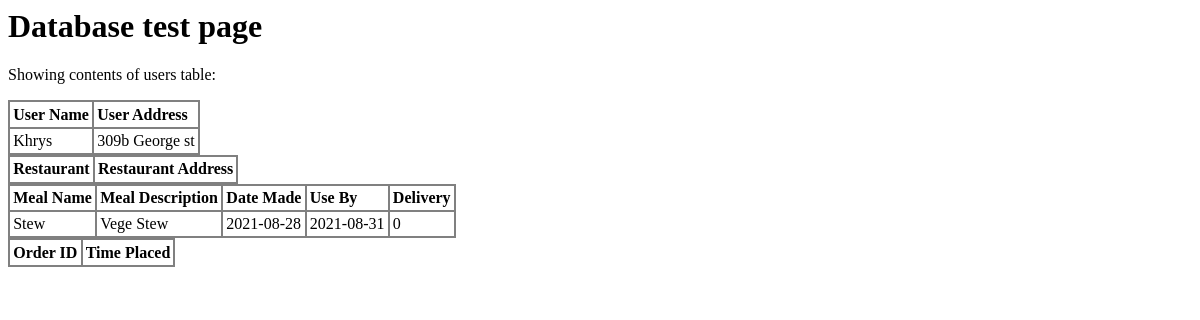
Before: / with the older database file.
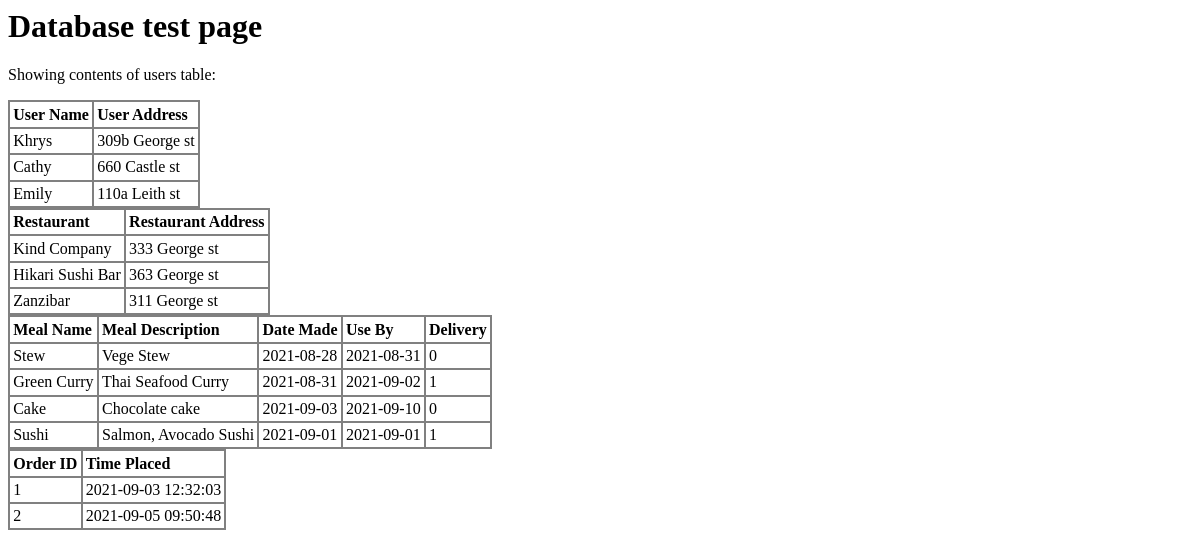
After: the same page with the newer database file.
### tables this page shows
create table users (
    user_ID varchar(10),
    user_name varchar(62),
    user_password varchar(64),
    user_address varchar(256),
    PRIMARY KEY (user_ID)
);

create table meals (
    meal_ID int auto_increment,
    meal_name varchar(64),
    meal_description varchar(256),
    meal_made_date DATE,
    meal_perishable boolean default 0,
    meal_perish_date DATE,
    delivery_options boolean default 0,
    restaurant_meal_ID varchar(10),
    PRIMARY KEY (meal_ID)
     
);

create table restaurants (
    restaurant_ID varchar(10),
    restaurant_name varchar(62),
    restaurant_address varchar(256),
    restaurant_password varchar(64),
    restaurant_rating tinyint(1)
);

create table orders (
    order_ID int auto_increment,
    order_date DATETIME,
    order_delivered boolean default 0,
    PRIMARY KEY (order_ID)
    
);

### www/index.php (the view, shortened to what this page needs)
<!DOCTYPE HTML PUBLIC "-//IETF//DTD HTML//EN">
<html>
<head><title>Database test page</title>
</head>
<body>
<h1>Database test page</h1>
<p>Showing contents of users table:</p>
<table border="1">
<tr><th>User Name</th><th>User Address</th></tr>
<?php
$db_host   = '192.168.2.12';
$db_name   = 'fvision';
$db_user   = 'webuser';
$db_passwd = 'insecure_db_pw';
$pdo_dsn = "mysql:host=$db_host;dbname=$db_name";
$pdo = new PDO($pdo_dsn, $db_user, $db_passwd);
$q = $pdo->query("SELECT * FROM users");
while($row = $q->fetch()){
  echo "<tr><td>".$row["user_name"]."</td><td>".$row["user_address"]."</td></tr>\n";
}
?>
</table>
<table border="1">
<tr><th>Restaurant</th><th>Restaurant Address</th></tr>
<?php
$db_host   = '192.168.2.12';
$db_name   = 'fvision';
$db_user   = 'webuser';
$db_passwd = 'insecure_db_pw';
$pdo_dsn = "mysql:host=$db_host;dbname=$db_name";
$pdo = new PDO($pdo_dsn, $db_user, $db_passwd);
$q_r = $pdo->query("SELECT * FROM restaurants");
while($row = $q_r->fetch()){
  echo "<tr><td>".$row["restaurant_name"]."</td><td>".$row["restaurant_address"]."</td></tr>\n";
}
?>
</table>
<table border="1">
<tr><th>Meal Name</th><th>Meal Description</th><th>Date Made</th><th>Use By</th><th>Delivery</th></tr>
<?php
$db_host   = '192.168.2.12';
$db_name   = 'fvision';
$db_user   = 'webuser';
$db_passwd = 'insecure_db_pw';
$pdo_dsn = "mysql:host=$db_host;dbname=$db_name";
$pdo = new PDO($pdo_dsn, $db_user, $db_passwd);
$q_m = $pdo->query("SELECT * FROM meals");
while($row = $q_m->fetch()){
  echo "<tr><td>".$row["meal_name"]."</td><td>".$row["meal_description"]."</td><td>".$row["meal_made_date"]."</td><td>".$row["meal_perish_date"]."</td><td>".$row["delivery_options"]."</td></tr>\n";
}
?>
</table>
<table border="1">
<tr><th>Order ID</th><th>Time Placed</th></tr>
<?php
$db_host   = '192.168.2.12';
$db_name   = 'fvision';
$db_user   = 'webuser';
$db_passwd = 'insecure_db_pw';
$pdo_dsn = "mysql:host=$db_host;dbname=$db_name";
$pdo = new PDO($pdo_dsn, $db_user, $db_passwd);
$q_o = $pdo->query("SELECT * FROM orders");
while($row = $q_o->fetch()){
  echo "<tr><td>".$row["order_ID"]."</td><td>".$row["order_date"]."</td></tr>\n";
}
?>
</table>
</body>
</html>

### www/index.php (style rules this page uses)
th { text-align: left; }
table, th, td { border: 2px solid grey; border-collapse: collapse; }
th, td { padding: 0.2em; }

Changed rows visible on the page:
added users: user_name "Cathy", user_address "660 Castle st"
added users: user_name "Emily", user_address "110a Leith st"
added restaurants: restaurant_name "Kind Company", restaurant_address "333 George st"
added restaurants: restaurant_name "Hikari Sushi Bar", restaurant_address "363 George st"
added restaurants: restaurant_name "Zanzibar", restaurant_address "311 George st"
added meals: meal_name "Green Curry", meal_description "Thai Seafood Curry", meal_made_date "2021-08-31", meal_perish_date "2021-09-02", delivery_options "1"
added meals: meal_name "Cake", meal_description "Chocolate cake", meal_made_date "2021-09-03", meal_perish_date "2021-09-10", delivery_options "0"
added meals: meal_name "Sushi", meal_description "Salmon, Avocado Sushi", meal_made_date "2021-09-01", meal_perish_date "2021-09-01", delivery_options "1"
added orders: order_ID "1", order_date "2021-09-03 12:32:03"
added orders: order_ID "2", order_date "2021-09-05 09:50:48"
